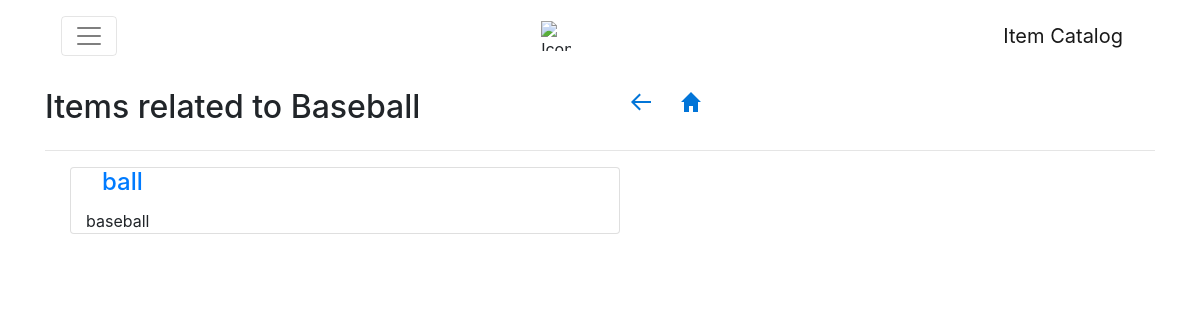
/category/Baseball, run on an earlier commit of the app's database.
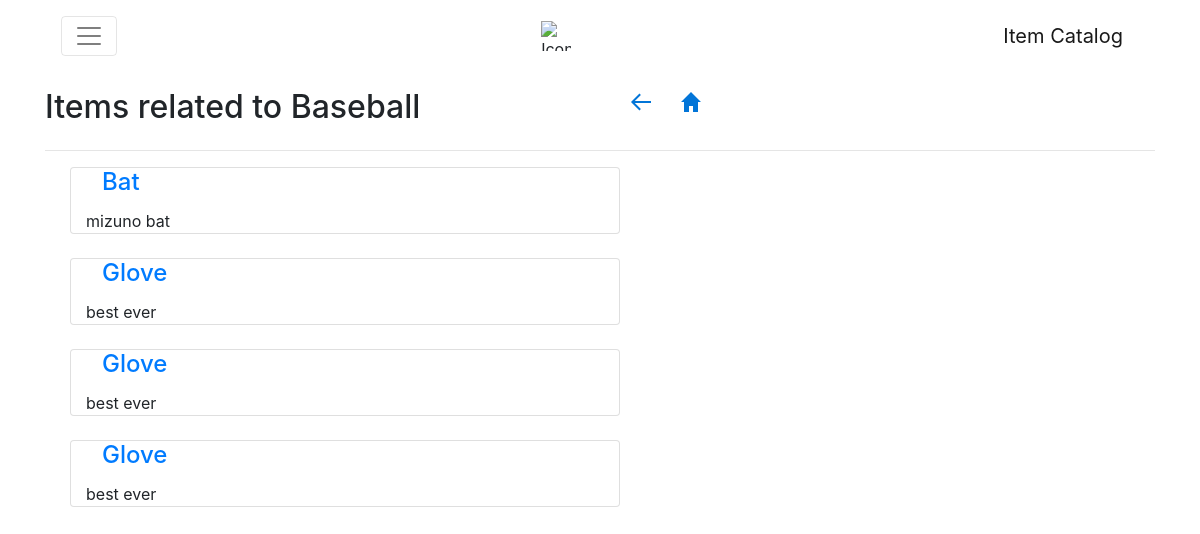
And on a later commit of the database.
### models.py (models this page shows, shortened)
class Item(db.Model):
    __tablename__ = 'items'
    id = db.Column(db.Integer, primary_key=True)
    cat_name = db.Column(db.String, db.ForeignKey('categories.name'))
    title = db.Column(db.String, unique = True,nullable = False)
    description = db.Column(db.Text, nullable = False)
    created_by = db.Column(db.String)

### run.py (the view)
@app.route('/category/<cat_name>')
def showCategory(cat_name):
    items = Item.query.filter_by(cat_name = cat_name).all()
    params = dict(cat_name = cat_name, items = items)
    return render_template('showCategory.html', **params)

### templates/showCategory.html
{% extends "base.html" %}
{% block content %}
<div class="row">
    <div class="col-md-6 ">
        <h2>Items related to {{cat_name}}</h2>
    </div>
    <div class="col-md-6">
        <a href="javascript:history.back()" >
            <img src="{{url_for('static', filename='img/arrow-thin-left.svg')}}" alt="arrow left">
        </a>
        <a href="/" >
            <img src="{{url_for('static', filename='img/home.svg')}}" alt="home">
        </a>
    </div>
</div>
<hr>
<ul>
    {% for item in items %}
        <li class="row">
            <div class="card col-md-6">
                <div class="card-block">
                    <h4 class="card-title"><a href="/category/{{cat_name}}/item/{{item.id}}">{{item.title}} </a> </h4>
                    <p class="card-text">{{item.description}}</p>
                </div>
            </div>
        </li>
        <br>
    {% endfor %}
</ul>
{% endblock  %}

### templates/base.html (shortened to what this page needs)
<!DOCTYPE html>
<html lang="en">
<head>
    <link rel="stylesheet" href="https://maxcdn.bootstrapcdn.com/bootstrap/4.0.0-alpha.6/css/bootstrap.min.css">
    <link rel="stylesheet" href="{{url_for('static', filename='css/styles.css')}}">
</head>
<body>
    <div class="container">
        <nav class="navbar navbar-toggleable-md navbar-light bg-faded">
            <button class="navbar-toggler navbar-toggler-right" type="button" data-toggle="collapse" data-target="#navbarSupportedContent" aria-controls="navbarSupportedContent" aria-expanded="false" aria-label="Toggle navigation">
                <span class="navbar-toggler-icon"></span>
            </button>
            <img src="{{url_for('static', filename='img/catalog-icon.png')}}" width="30" height="30" alt="Icon">
            <a class="navbar-brand" href="#">Item Catalog</a>
        </nav>
        <br>
    {% block content %}
    {% endblock  %}
    </div>
</body>
</html>

### static/css/styles.css (style rules this page uses)
a { margin-right: 0.6rem; margin-left: 1.0rem; }
.navbar { margin-top: 0.5rem; }
.navbar-brand { margin-left: .4em !important; }

What changed in the data, as far as the page shows it:
removed Item: title "ball", description "baseball"
added Item: title "Bat", description "mizuno bat"
added Item: title "Glove", description "best ever"
added Item: title "Glove", description "best ever"
added Item: title "Glove", description "best ever"
